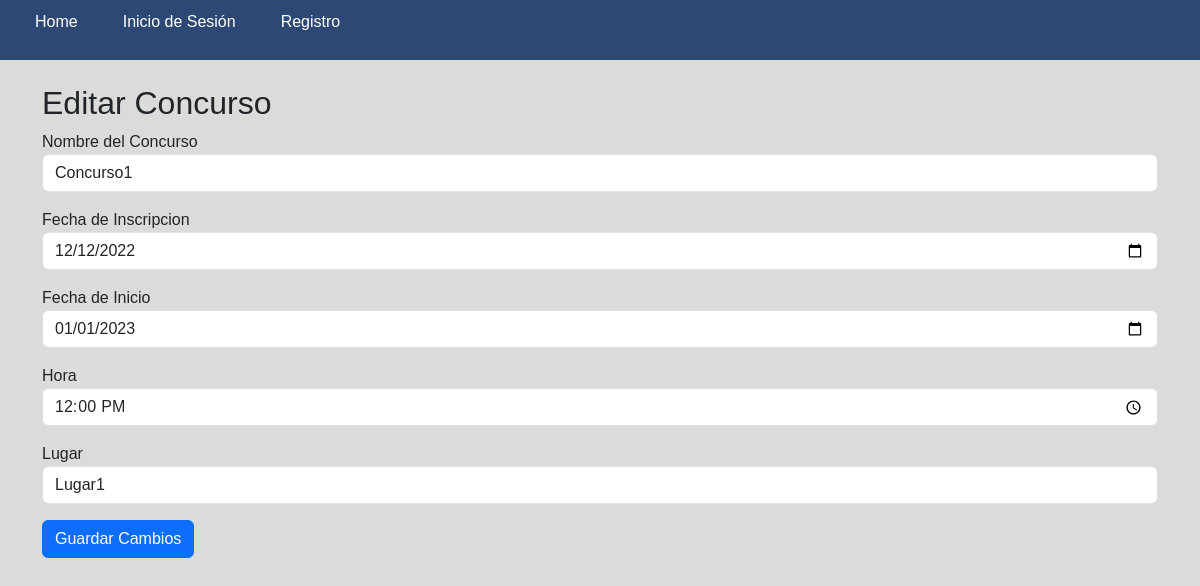
/Vista/editarConcurso.php?IdC=1, run on the app's committed database.
### tables this page shows
create table
    Concursos (
        IdC int auto_increment,
        NombreC varchar(50) not null,
        FechaI date not null,
        FechaC date not null,
        HoraC time not null,
        LugarC varchar(50) not null,
        primary key (IdC)
    );

### datos/conexion.php (called while the page is built)
<?php
class Conexion
{
    private static $servidor = 'localhost' ;
    private static $db = 'Coding' ;
    private static $usuario = 'root';
    private static $password = 'root';
    private static $puerto = '3306';
    private static $conexion  = null;
    public static function conectar()
    {
        if (self::$conexion==null)
        {
            try
            {
                self::$conexion =  new PDO( "mysql:host=".self::$servidor.";port=".self::$puerto.";dbname=".self::$db, self::$usuario, self::$password);
                self::$conexion->setAttribute(PDO::ATTR_ERRMODE, PDO::ERRMODE_EXCEPTION);
            }
            catch(PDOException $e)
            {
                exit($e->getMessage());
            }
        }
        return self::$conexion;
    }
    public static function desconectar()
    {
        self::$conexion = null;
    }
}
?>

### datos/daoConcursos.php (called while the page is built, shortened)
<?php
require_once('conexion.php');
class DAOConcursos
{
    private $conexion;
    private function conectar()
    {
        try {
            $this->conexion = Conexion::conectar();
        } catch (Exception $e) {
            die($e->getMessage());
        }
    }
    public function obtenerPorId($id)
    {
        try {
            $sql = "SELECT * FROM Concursos WHERE IdC = ?";
            $sentenciaSQL = $this->conexion->prepare($sql);
            $sentenciaSQL->execute([$id]);
            $resultado = $sentenciaSQL->fetch(PDO::FETCH_OBJ);
            $concurso = new Concursos();
            $concurso->IdC = $resultado->IdC;
            $concurso->NombreC = $resultado->NombreC;
            $concurso->FechaI = $resultado->FechaI;
            $concurso->FechaC = $resultado->FechaC;
            $concurso->HoraC = $resultado->HoraC;
            $concurso->LugarC = $resultado->LugarC;
            return $concurso;
        } catch (PDOException $e) {
            return null;
        } finally {
            Conexion::desconectar();
        }
    }
}

### Vista/editarConcurso.php (the view, shortened to what this page needs)
<!DOCTYPE html>
<html lang="en">
<head>
    <link rel="stylesheet" href="css/bootstrap.min.css">
</head>
<body>
<?php
    require('../Principal/menu.php');
    require('../datos/conexion.php');
    require('../datos/daoConcursos.php');
    if (isset($_GET["IdC"])) {
        $idConcurso = $_GET["IdC"];
        $daoConcursos = new DAOConcursos();
        $concurso = $daoConcursos->obtenerPorId($idConcurso);
    } else {
        echo "ID de concurso no proporcionado.";
        exit();
    }
    ?>
    <div class="container mt-4">
        <h2>Editar Concurso</h2>
        <form action="Procesos/procesar_eliminar_concursos.php" method="post">
            <div class="mb-3">
                <label for="nombre">Nombre del Concurso</label>
                <input type="text" class="form-control" id="nombre" name="nombre" value="<?php echo $concurso->NombreC; ?>" required>
            </div>
            <div class="mb-3">
                <label for="fechaInicio">Fecha de Inscripcion</label>
                <input type="date" class="form-control" id="fechaInicio" name="fechaInicio" value="<?php echo $concurso->FechaI; ?>" required>
            </div>
            <div class="mb-3">
                <label for="fechaConclusao">Fecha de Inicio</label>
                <input type="date" class="form-control" id="fechaConclusao" name="fechaConclusao" value="<?php echo $concurso->FechaC; ?>" required>
            </div>
            <div class="mb-3">
                <label for="hora">Hora</label>
                <input type="time" class="form-control" id="hora" name="hora" value="<?php echo $concurso->HoraC; ?>" required>
            </div>
            <div class="mb-3">
                <label for="lugar">Lugar</label>
                <input type="text" class="form-control" id="lugar" name="lugar" value="<?php echo $concurso->LugarC; ?>" required>
            </div>
            <button type="submit" class="btn btn-primary">Guardar Cambios</button>
        </form>
    </div>
</body>
</html>

### estilos/estilos.css (style rules this page uses)
body { margin: 0; padding: 0; font-family: 'Arial', sans-serif; background-color: #dbdbda; }

### data on the page
concursos: nombre "Concurso1", fechaInicio "12/12/2022", fechaConclusao "01/01/2023", hora "12:00:00", lugar "Lugar1"
